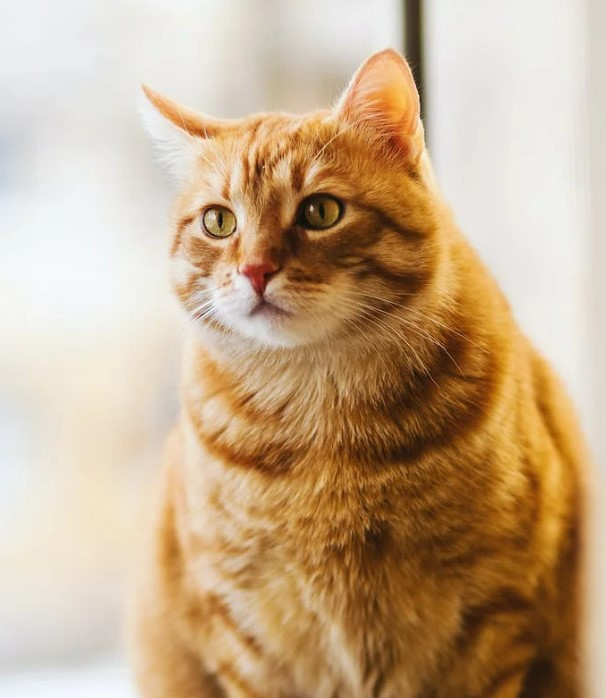
#> input picture Getting Started with OpenCV: A Beginner’s Guide/1.2 .7 Color image and Splitting and merging channels/Cats.jpg, 606 x 698 px, found by its file name
$ jupyter execute 'Image Region Copying Paste.ipynb'
#> lines starting #> are read from the running program, lines starting #| are printed output that depends on the picture; after the words box and inside, x2 and y2 are one past the last pixel; in counts of white or black regions, pixels touching at a corner belong together
[cell 1]
import numpy as np
import cv2

[cell 2]
image = cv2.imread("Cats.jpg")
#> image is the input picture: shape (698, 606, 3); mean B, G, R 140.5, 171.6, 198.2

[cell 3]
if image is None:
    print("Error: Image Data is Not Valid")
    exit()

[cell 4]
x, y, image_H, image_w = 100, 50, 150, 200

[cell 5]
image_region_croped = image[y:y+image_H, x:x+image_w]
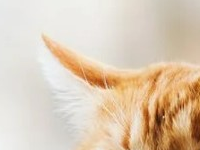
#> image_region_croped: shape (150, 200, 3); mean B, G, R 181.6, 203.3, 221.5
new_x, new_y = 250, 250
image[new_y:new_y+image_H, new_x:new_x+image_w] = image_region_croped
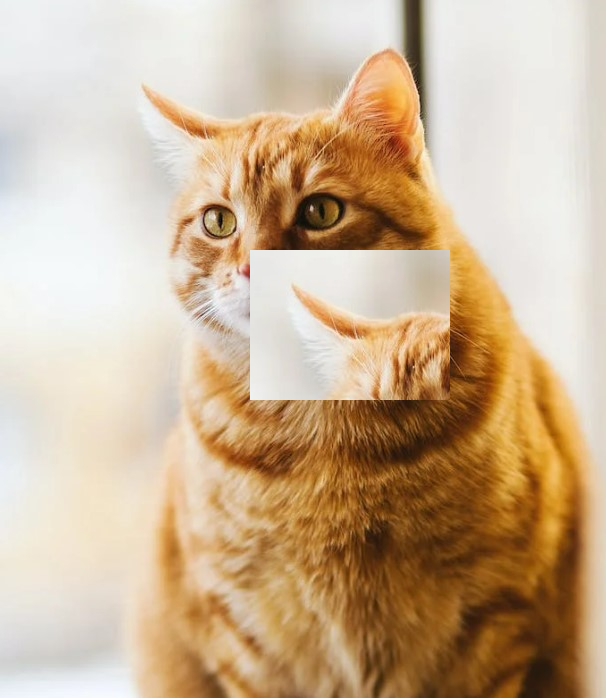
#> image: shape (698, 606, 3); 7.09% of pixels changed, all inside (x1, y1, x2, y2) = (250, 250, 450, 400)
cv2.imshow("Modified Image", image)
cv2.waitKey(0)
cv2.destroyAllWindows()

$ run again, with Getting Started with OpenCV: A Beginner’s Guide/1.2 .7 Color image and Splitting and merging channels/Cat.png saved as Getting Started with OpenCV: A Beginner’s Guide/1.2 .7 Color image and Splitting and merging channels/Cats.jpg
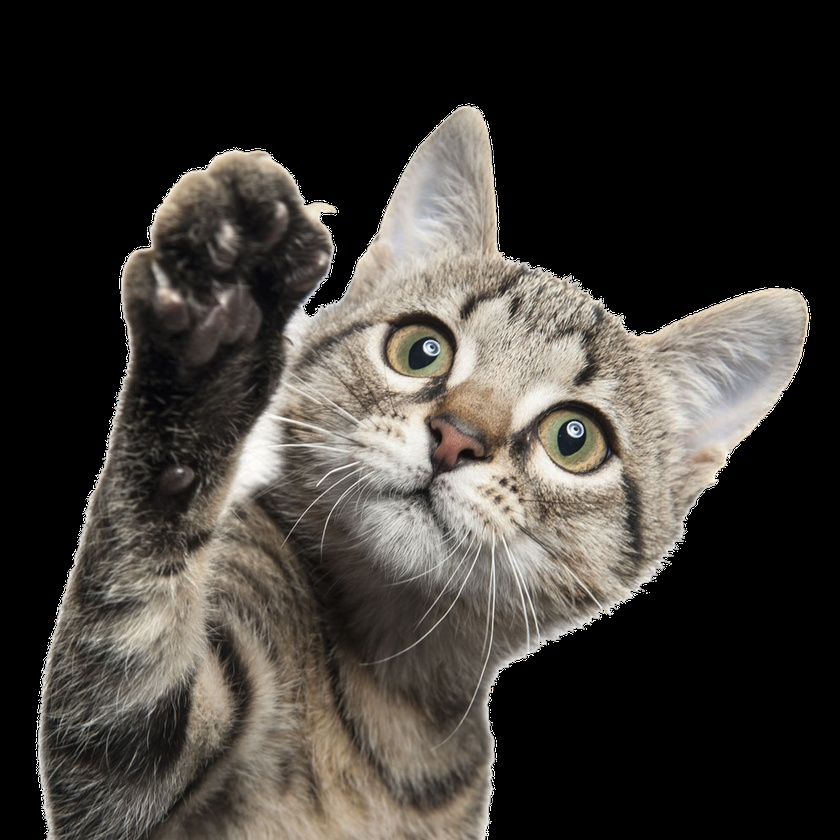
#> input picture Getting Started with OpenCV: A Beginner’s Guide/1.2 .7 Color image and Splitting and merging channels/Cat.png, 840 x 840 px, shrunk from 1000 x 1000 before the run, found by its file name
#> image is the input picture: shape (840, 840, 3); mean B, G, R 53.6, 58.4, 62.2
#> `image_region_croped = image[y:y+image_H, x:x+image_w]`:
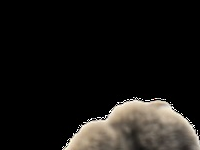
#> image_region_croped: shape (150, 200, 3); mean B, G, R 19.7, 22.2, 24.1
#> `image[new_y:new_y+image_H, new_x:new_x+image_w] = image_region_croped`:
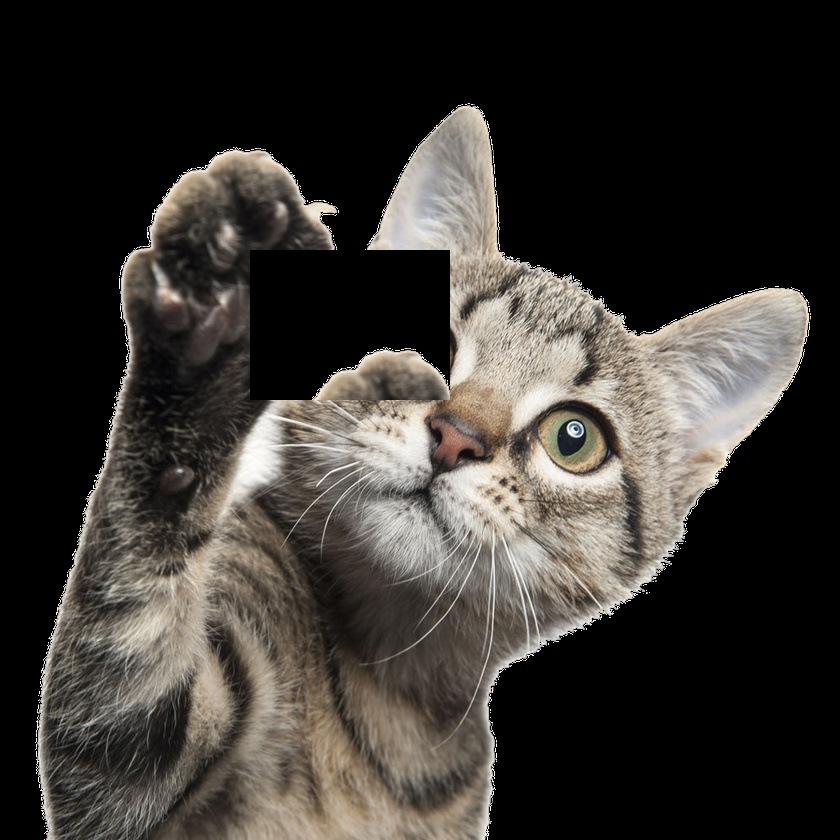
#> image: shape (840, 840, 3); 4.14% of pixels changed, all inside (x1, y1, x2, y2) = (250, 250, 450, 400)
